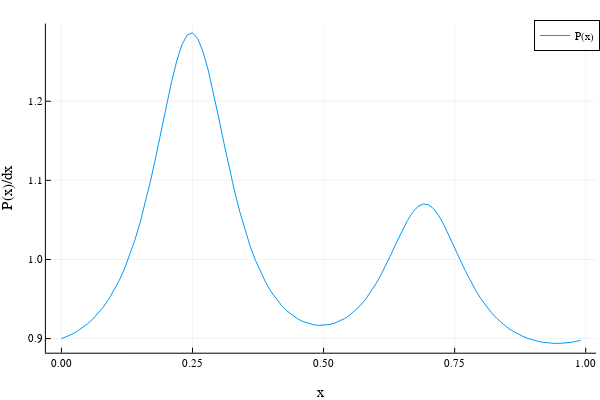
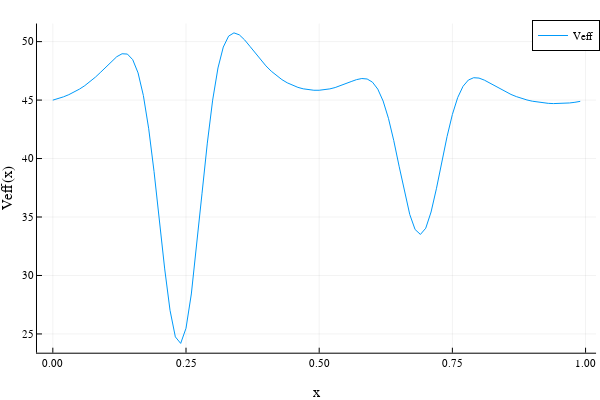

The notebook cell these images were saved under, in order:
### Code cell
x_values = [(i-1)*dx for i in 1:Nb]
y_values = [(P_old[i, i] / dx) for i in 1:Nb]
z_values = [V(i*dx)+alpha_values*(P_old[i,i]/dx) for i in 1:Nb]

display(plot(x_values, y_values, label="P(x)", xlabel="x", ylabel="P(x)/dx"))
display(plot(x_values, z_values, label="Veff", xlabel="x", ylabel="Veff(x)"))

### Figure 1 — Plotly figure (JSON) as saved in the notebook; plotly's stock layout.template omitted (floating-point values rounded to 4 significant figures)
{"data": [{"colorbar": {"len": 0.9143, "title": {"text": ""}, "x": 0.9934, "y": 0.533}, "legendgroup": "P(x)", "line": {"color": "rgba(0, 154, 250, 1.000)", "dash": "solid", "shape": "linear", "width": 1}, "mode": "lines", "name": "P(x)", "showlegend": true, "type": "scatter", "x": [0, 0.01, 0.02, 0.03, 0.04, 0.05, 0.06, 0.07, 0.08, 0.09, 0.1, 0.11, 0.12, 0.13, 0.14, 0.15, 0.16, 0.17, 0.18, 0.19, 0.2, 0.21, 0.22, 0.23, 0.24, 0.25, 0.26, 0.27, 0.28, 0.29, 0.3, 0.31, 0.32, 0.33, 0.34, 0.35, 0.36, 0.37, 0.38, 0.39, 0.4, 0.41, 0.42, 0.43, 0.44, 0.45, 0.46, 0.47, 0.48, 0.49, 0.5, 0.51, 0.52, 0.53, 0.54, 0.55, 0.56, 0.57, 0.58, 0.59, 0.6, 0.61, 0.62, 0.63, 0.64, 0.65, 0.66, 0.67, 0.68, 0.69, 0.7, 0.71, 0.72, 0.73, 0.74, 0.75, 0.76, 0.77, 0.78, 0.79, 0.8, 0.81, 0.82, 0.83, 0.84, 0.85, 0.86, 0.87, 0.88, 0.89, 0.9, 0.91, 0.92, 0.93, 0.94, 0.95, 0.96, 0.97, 0.98, 0.99], "xaxis": "x", "y": [0.8999, 0.9024, 0.9055, 0.9092, 0.9136, 0.9188, 0.9248, 0.9318, 0.94, 0.9495, 0.9605, 0.9732, 0.9879, 1.005, 1.024, 1.047, 1.072, 1.1, 1.13, 1.162, 1.194, 1.225, 1.251, 1.272, 1.284, 1.286, 1.279, 1.263, 1.239, 1.21, 1.179, 1.147, 1.116, 1.087, 1.061, 1.037, 1.017, 0.9989, 0.9836, 0.9705, 0.9593, 0.9497, 0.9417, 0.9351, 0.9296, 0.9252, 0.9218, 0.9193, 0.9176, 0.9168, 0.9168, 0.9177, 0.9193, 0.9218, 0.9253, 0.9297, 0.9352, 0.9418, 0.9497, 0.9589, 0.9694, 0.9813, 0.9943, 1.008, 1.023, 1.037, 1.049, 1.06, 1.067, 1.07, 1.069, 1.064, 1.055, 1.043, 1.03, 1.015, 1.0, 0.9861, 0.973, 0.9611, 0.9504, 0.941, 0.9328, 0.9257, 0.9196, 0.9143, 0.9098, 0.906, 0.9028, 0.9002, 0.8981, 0.8964, 0.8952, 0.8944, 0.894, 0.894, 0.8943, 0.8951, 0.8962, 0.8978], "yaxis": "y"}], "layout": {"annotations": [], "height": 400, "legend": {"bgcolor": "rgba(255, 255, 255, 1.000)", "bordercolor": "rgba(0, 0, 0, 1)", "borderwidth": 1, "font": {"color": "rgba(0, 0, 0, 1)", "family": "sans-serif", "size": 11}, "title": {"font": {"color": "rgba(0, 0, 0, 1)", "family": "sans-serif", "size": 15}, "text": ""}, "tracegroupgap": 0, "traceorder": "normal", "x": 1, "xanchor": "auto", "y": 1, "yanchor": "auto"}, "margin": {"b": 20, "l": 0, "r": 0, "t": 20}, "paper_bgcolor": "rgba(255, 255, 255, 1.000)", "plot_bgcolor": "rgba(255, 255, 255, 1.000)", "showlegend": true, "width": 600, "xaxis": {"anchor": "y", "domain": [0.07647, 0.9934], "gridcolor": "rgba(0, 0, 0, 0.1)", "gridwidth": 0.5, "linecolor": "rgba(0, 0, 0, 1)", "mirror": false, "range": [-0.0297, 1.02], "showgrid": true, "showline": true, "showticklabels": true, "tickangle": 0, "tickcolor": "rgb(0, 0, 0)", "tickfont": {"color": "rgba(0, 0, 0, 1)", "family": "sans-serif", "size": 11}, "tickmode": "array", "ticks": "inside", "ticktext": ["0.00", "0.25", "0.50", "0.75", "1.00"], "tickvals": [0, 0.25, 0.5, 0.75, 1], "title": {"font": {"color": "rgba(0, 0, 0, 1)", "family": "sans-serif", "size": 15}, "text": "x"}, "type": "linear", "visible": true, "zeroline": false, "zerolinecolor": "rgba(0, 0, 0, 1)"}, "yaxis": {"anchor": "x", "domain": [0.07581, 0.9902], "gridcolor": "rgba(0, 0, 0, 0.1)", "gridwidth": 0.5, "linecolor": "rgba(0, 0, 0, 1)", "mirror": false, "range": [0.8822, 1.298], "showgrid": true, "showline": true, "showticklabels": true, "tickangle": 0, "tickcolor": "rgb(0, 0, 0)", "tickfont": {"color": "rgba(0, 0, 0, 1)", "family": "sans-serif", "size": 11}, "tickmode": "array", "ticks": "inside", "ticktext": ["0.9", "1.0", "1.1", "1.2"], "tickvals": [0.9, 1, 1.1, 1.2], "title": {"font": {"color": "rgba(0, 0, 0, 1)", "family": "sans-serif", "size": 15}, "text": "P(x)/dx"}, "type": "linear", "visible": true, "zeroline": false, "zerolinecolor": "rgba(0, 0, 0, 1)"}}}

### Figure 2 — Plotly figure (JSON) as saved in the notebook; plotly's stock layout.template omitted (floating-point values rounded to 4 significant figures)
{"data": [{"colorbar": {"len": 0.9143, "title": {"text": ""}, "x": 0.9934, "y": 0.533}, "legendgroup": "Veff", "line": {"color": "rgba(0, 154, 250, 1.000)", "dash": "solid", "shape": "linear", "width": 1}, "mode": "lines", "name": "Veff", "showlegend": true, "type": "scatter", "x": [0, 0.01, 0.02, 0.03, 0.04, 0.05, 0.06, 0.07, 0.08, 0.09, 0.1, 0.11, 0.12, 0.13, 0.14, 0.15, 0.16, 0.17, 0.18, 0.19, 0.2, 0.21, 0.22, 0.23, 0.24, 0.25, 0.26, 0.27, 0.28, 0.29, 0.3, 0.31, 0.32, 0.33, 0.34, 0.35, 0.36, 0.37, 0.38, 0.39, 0.4, 0.41, 0.42, 0.43, 0.44, 0.45, 0.46, 0.47, 0.48, 0.49, 0.5, 0.51, 0.52, 0.53, 0.54, 0.55, 0.56, 0.57, 0.58, 0.59, 0.6, 0.61, 0.62, 0.63, 0.64, 0.65, 0.66, 0.67, 0.68, 0.69, 0.7, 0.71, 0.72, 0.73, 0.74, 0.75, 0.76, 0.77, 0.78, 0.79, 0.8, 0.81, 0.82, 0.83, 0.84, 0.85, 0.86, 0.87, 0.88, 0.89, 0.9, 0.91, 0.92, 0.93, 0.94, 0.95, 0.96, 0.97, 0.98, 0.99], "xaxis": "x", "y": [44.99, 45.12, 45.28, 45.46, 45.68, 45.94, 46.23, 46.58, 46.96, 47.39, 47.85, 48.31, 48.71, 48.96, 48.93, 48.45, 47.33, 45.38, 42.54, 38.89, 34.73, 30.56, 27.02, 24.75, 24.19, 25.49, 28.42, 32.47, 36.98, 41.32, 44.99, 47.75, 49.53, 50.47, 50.75, 50.58, 50.15, 49.59, 49.01, 48.44, 47.93, 47.47, 47.08, 46.75, 46.48, 46.26, 46.09, 45.96, 45.88, 45.84, 45.84, 45.88, 45.96, 46.07, 46.22, 46.4, 46.58, 46.75, 46.84, 46.8, 46.53, 45.94, 44.92, 43.44, 41.53, 39.35, 37.13, 35.22, 33.93, 33.51, 34.04, 35.43, 37.42, 39.68, 41.88, 43.77, 45.21, 46.18, 46.71, 46.91, 46.88, 46.71, 46.46, 46.2, 45.94, 45.7, 45.48, 45.3, 45.14, 45.01, 44.9, 44.82, 44.76, 44.72, 44.7, 44.7, 44.72, 44.75, 44.81, 44.89], "yaxis": "y"}], "layout": {"annotations": [], "height": 400, "legend": {"bgcolor": "rgba(255, 255, 255, 1.000)", "bordercolor": "rgba(0, 0, 0, 1)", "borderwidth": 1, "font": {"color": "rgba(0, 0, 0, 1)", "family": "sans-serif", "size": 11}, "title": {"font": {"color": "rgba(0, 0, 0, 1)", "family": "sans-serif", "size": 15}, "text": ""}, "tracegroupgap": 0, "traceorder": "normal", "x": 1, "xanchor": "auto", "y": 1, "yanchor": "auto"}, "margin": {"b": 20, "l": 0, "r": 0, "t": 20}, "paper_bgcolor": "rgba(255, 255, 255, 1.000)", "plot_bgcolor": "rgba(255, 255, 255, 1.000)", "showlegend": true, "width": 600, "xaxis": {"anchor": "y", "domain": [0.06165, 0.9934], "gridcolor": "rgba(0, 0, 0, 0.1)", "gridwidth": 0.5, "linecolor": "rgba(0, 0, 0, 1)", "mirror": false, "range": [-0.0297, 1.02], "showgrid": true, "showline": true, "showticklabels": true, "tickangle": 0, "tickcolor": "rgb(0, 0, 0)", "tickfont": {"color": "rgba(0, 0, 0, 1)", "family": "sans-serif", "size": 11}, "tickmode": "array", "ticks": "inside", "ticktext": ["0.00", "0.25", "0.50", "0.75", "1.00"], "tickvals": [0, 0.25, 0.5, 0.75, 1], "title": {"font": {"color": "rgba(0, 0, 0, 1)", "family": "sans-serif", "size": 15}, "text": "x"}, "type": "linear", "visible": true, "zeroline": false, "zerolinecolor": "rgba(0, 0, 0, 1)"}, "yaxis": {"anchor": "x", "domain": [0.07581, 0.9902], "gridcolor": "rgba(0, 0, 0, 0.1)", "gridwidth": 0.5, "linecolor": "rgba(0, 0, 0, 1)", "mirror": false, "range": [23.4, 51.55], "showgrid": true, "showline": true, "showticklabels": true, "tickangle": 0, "tickcolor": "rgb(0, 0, 0)", "tickfont": {"color": "rgba(0, 0, 0, 1)", "family": "sans-serif", "size": 11}, "tickmode": "array", "ticks": "inside", "ticktext": ["25", "30", "35", "40", "45", "50"], "tickvals": [25, 30, 35, 40, 45, 50], "title": {"font": {"color": "rgba(0, 0, 0, 1)", "family": "sans-serif", "size": 15}, "text": "Veff(x)"}, "type": "linear", "visible": true, "zeroline": false, "zerolinecolor": "rgba(0, 0, 0, 1)"}}}
